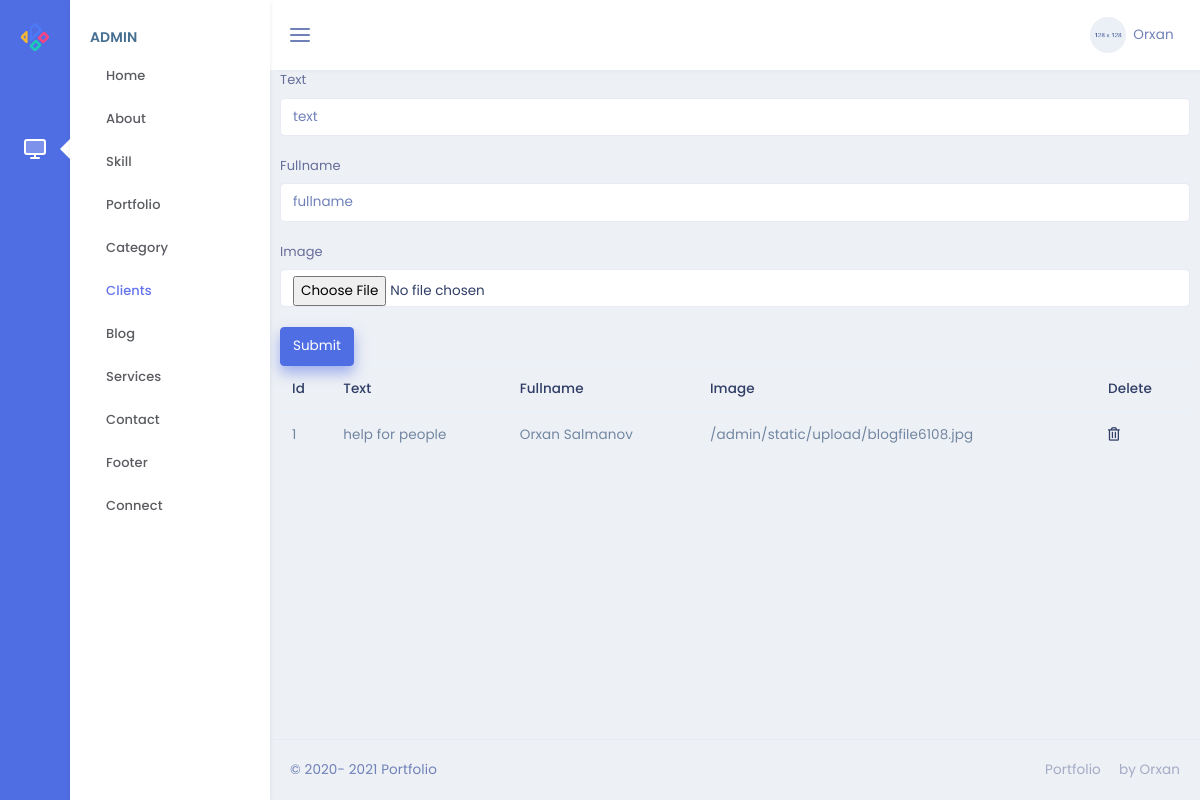
The app's page /admin/resume with its own data.
### models.py (models this page shows)
class Resume(db.Model):
    id=db.Column(db.Integer,primary_key=True)
    text=db.Column(db.String(255),nullable=False)
    fullname=db.Column(db.String(50),nullable=False)
    image=db.Column(db.String)

### admin/routes.py (the view, shortened to what this page needs)
@admin.route('/resume' , methods=["POST","GET"])
def resume():
    rsm=Resume.query.all()
    return render_template('admin/Resume/resume.html',rsm=rsm)

### admin/templates/admin/Resume/resume.html
{% extends "admin/base.html" %}
{% block content %}
<form action="/admin/resume" method="POST"  enctype="multipart/form-data">
    <div class="form-group">
        <label for="text">Text</label>
        <input type="text" class="form-control" name="text" id="text" placeholder="text" value="{{rsm.text}}">
    </div>
    <div class="form-group">
        <label for="fullname">Fullname</label>
        <input type="fullname" class="form-control" name="name" id="fullname" placeholder="fullname" value="{{rsm.name}}">
    </div>
    <div class="form-group">
        <label for="image">Image</label>
        <input type="file" class="form-control" name="image" id="image" placeholder="image" >
    </div>
    <button type="submit" class="btn btn-primary">Submit</button>
</form>
<table class="table">
    <thead>
        <tr>
            <th scope="col">Id</th>
            <th scope="col">Text</th>
            <th scope="col">Fullname</th>
            <th scope="col">Image</th>
            <th scope="col">Delete</th>
        </tr>
    </thead>
    <tbody>
        {% for i in rsm %}
        <tr>
            <td>{{i.id}}</td>
            <td>{{i.text}}</td>
            <td>{{i.fullname}}</td>
            <td>{{i.image}}</td>
            <td><a href="/admin/resume/{{i.id}}" > <i class="far fa-trash-alt"></i></a></td>
        </tr>
        {% endfor %}
    </tbody>
</table>
{% endblock %}

### records on screen
Resume: id "1", text "help for people", fullname "Orxan Salmanov", image "/admin/static/upload/blogfile6108.jpg"
